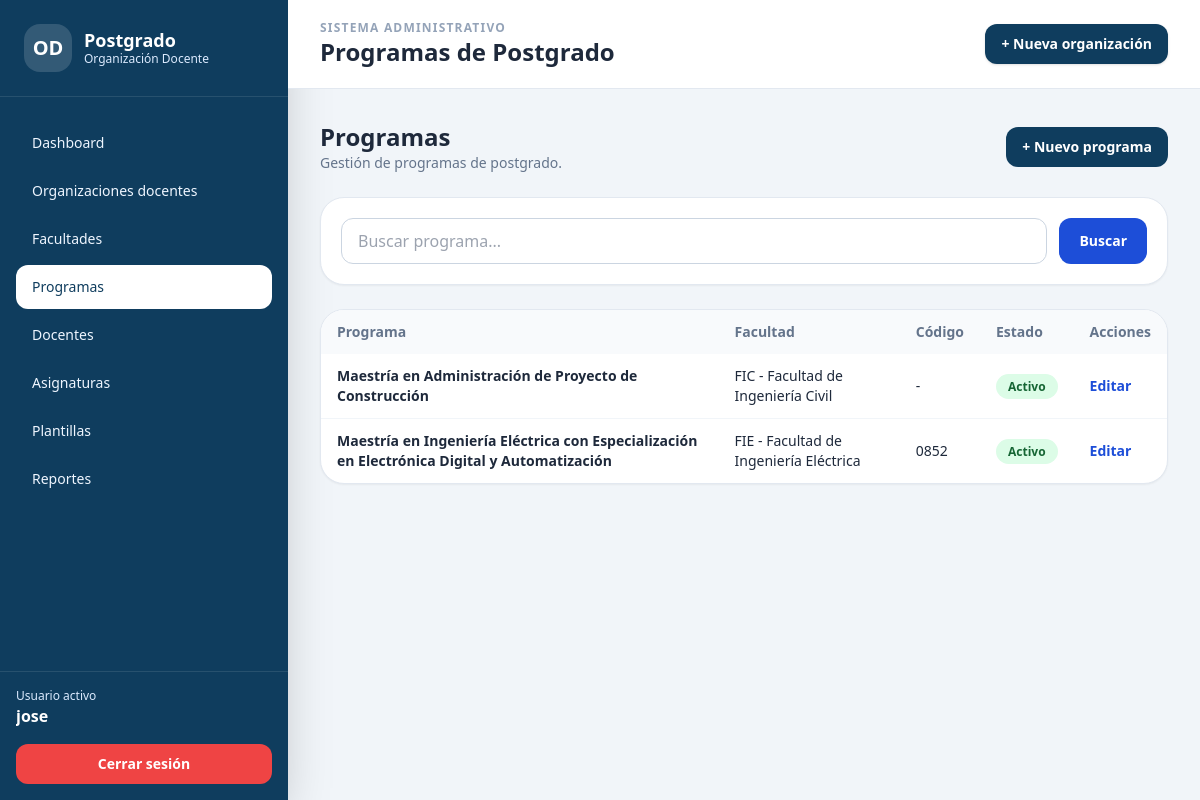
Screenshot of /programas/ (signed in) with the database file from the repository.
### organizacion_docente/models.py (models this page shows, shortened)
class ModeloBase(models.Model):
    creado_en = models.DateTimeField(auto_now_add=True)
    actualizado_en = models.DateTimeField(auto_now=True)
    class Meta:
        abstract = True

class ProgramaPostgrado(ModeloBase):
    facultad = models.ForeignKey(
        Facultad,
        on_delete=models.PROTECT,
        related_name="programas",
        verbose_name="Facultad"
    )
    nombre = models.CharField(
        max_length=255,
        verbose_name="Nombre del programa"
    )
    codigo = models.CharField(
        max_length=50,
        blank=True,
        null=True,
        verbose_name="Código del programa"
    )
    activo = models.BooleanField(
        default=True,
        verbose_name="Activo"
    )
    class Meta:
        verbose_name = "Programa de Postgrado"
        verbose_name_plural = "Programas de Postgrado"
        ordering = ["facultad__nombre", "nombre"]
        constraints = [
            models.UniqueConstraint(
                fields=["facultad", "nombre"],
                name="programa_unico_por_facultad"
            )
        ]

class Facultad(ModeloBase):
    nombre = models.CharField(
        max_length=150,
        unique=True,
        verbose_name="Nombre de la facultad"
    )
    siglas = models.CharField(
        max_length=20,
        blank=True,
        null=True,
        verbose_name="Siglas"
    )
    activo = models.BooleanField(
        default=True,
        verbose_name="Activo"
    )
    class Meta:
        verbose_name = "Facultad"
        verbose_name_plural = "Facultades"
        ordering = ["nombre"]
    def __str__(self):
        if self.siglas:
            return f"{self.siglas} - {self.nombre}"
        return self.nombre

### organizacion_docente/views.py (the view, shortened to what this page needs)
@login_required
def programa_listado(request):
    programas = ProgramaPostgrado.objects.select_related(
        "facultad"
    ).order_by("facultad__nombre", "nombre")
    q = request.GET.get("q")
    page_obj = paginar_queryset(request, programas, cantidad=15)
    context = {
        "titulo": "Programas de Postgrado",
        "programas": page_obj,
        "page_obj": page_obj,
        "q": q,
    }
    return render(
        request,
        "organizacion_docente/programa_list.html",
        context
    )

### organizacion_docente/views.py (called while the page is built)
def paginar_queryset(request, queryset, cantidad=15):
    paginator = Paginator(queryset, cantidad)
    numero_pagina = request.GET.get("page")
    return paginator.get_page(numero_pagina)

### templates/organizacion_docente/programa_list.html (shortened to what this page needs)
{% extends "base.html" %}
{% block header %}Programas de Postgrado{% endblock %}
{% block content %}
<div class="flex items-center justify-between mb-6">
    <div>
        <h3 class="text-2xl font-black text-slate-800">Programas</h3>
        <p class="text-sm text-slate-500">Gestión de programas de postgrado.</p>
    </div>
    <a href="{% url 'programa_crear' %}" class="rounded-xl bg-[#0f3d5e] px-4 py-2.5 text-sm font-bold text-white hover:bg-[#115b83]">
        + Nuevo programa
    </a>
</div>
<div class="bg-white rounded-3xl border border-slate-200 shadow-sm p-5 mb-6">
    <form method="get" class="flex gap-3">
        <input type="text" name="q" value="{{ q|default:'' }}" placeholder="Buscar programa..."
               class="w-full rounded-xl border border-slate-300 px-4 py-2.5 focus:ring-2 focus:ring-blue-200">
        <button class="rounded-xl bg-blue-700 px-5 py-2.5 text-sm font-bold text-white">Buscar</button>
    </form>
</div>
<div class="bg-white rounded-3xl border border-slate-200 shadow-sm overflow-hidden">
    <table class="min-w-full text-sm">
        <thead class="bg-slate-50 text-left text-slate-500">
            <tr>
                <th class="px-4 py-3">Programa</th>
                <th class="px-4 py-3">Facultad</th>
                <th class="px-4 py-3">Código</th>
                <th class="px-4 py-3">Estado</th>
                <th class="px-4 py-3">Acciones</th>
            </tr>
        </thead>
        <tbody class="divide-y divide-slate-100">
            {% for item in programas %}
                <tr>
                    <td class="px-4 py-3 font-bold">{{ item.nombre }}</td>
                    <td class="px-4 py-3">{{ item.facultad }}</td>
                    <td class="px-4 py-3">{{ item.codigo|default:"-" }}</td>
                    <td class="px-4 py-3">
                        {% if item.activo %}
                            <span class="rounded-full bg-green-100 text-green-800 px-3 py-1 text-xs font-bold">Activo</span>
                        {% else %}
                            <span class="rounded-full bg-red-100 text-red-800 px-3 py-1 text-xs font-bold">Inactivo</span>
                        {% endif %}
                    </td>
                    <td class="px-4 py-3">
                        <a href="{% url 'programa_editar' item.pk %}" class="font-bold text-blue-700 hover:underline">Editar</a>
                    </td>
                </tr>
            {% empty %}
                <tr>
                    <td colspan="5" class="px-4 py-8 text-center text-slate-500">No hay programas registrados.</td>
                </tr>
            {% endfor %}
        </tbody>
    </table>
</div>
{% endblock %}

### templates/base.html (shortened to what this page needs)
{% load static %}
<!DOCTYPE html>
<html lang="es">
<head>
    <script src="https://cdn.tailwindcss.com"></script>
</head>
<body class="bg-slate-100 text-slate-800">
<div class="min-h-screen flex">
    <aside class="hidden lg:flex lg:w-72 lg:flex-col bg-[#0f3d5e] text-white shadow-2xl">
        <div class="p-6 border-b border-white/10">
            <div class="flex items-center gap-3">
                <div class="w-12 h-12 rounded-2xl bg-white/15 flex items-center justify-center font-black text-xl">
                    OD
                </div>
                <div>
                    <h1 class="font-black text-lg leading-tight">Postgrado</h1>
                    <p class="text-xs text-blue-100">Organización Docente</p>
                </div>
            </div>
        </div>
        <nav class="flex-1 px-4 py-6 space-y-1 text-sm font-medium">
            <a href="{% url 'dashboard' %}"
               class="block px-4 py-3 rounded-xl {% if request.resolver_match.url_name == 'dashboard' %}bg-white text-[#0f3d5e]{% else %}hover:bg-white/10 text-blue-50{% endif %}">
                Dashboard
            </a>
            <a href="{% url 'organizacion_listado' %}"
               class="block px-4 py-3 rounded-xl {% if 'organizacion' in request.resolver_match.url_name %}bg-white text-[#0f3d5e]{% else %}hover:bg-white/10 text-blue-50{% endif %}">
                Organizaciones docentes
            </a>
            <a href="{% url 'facultad_listado' %}"
               class="block px-4 py-3 rounded-xl {% if 'facultad' in request.resolver_match.url_name %}bg-white text-[#0f3d5e]{% else %}hover:bg-white/10 text-blue-50{% endif %}">
                Facultades
            </a>
            <a href="{% url 'programa_listado' %}"
               class="block px-4 py-3 rounded-xl {% if 'programa' in request.resolver_match.url_name %}bg-white text-[#0f3d5e]{% else %}hover:bg-white/10 text-blue-50{% endif %}">
                Programas
            </a>
            <a href="{% url 'docente_listado' %}"
               class="block px-4 py-3 rounded-xl {% if 'docente' in request.resolver_match.url_name %}bg-white text-[#0f3d5e]{% else %}hover:bg-white/10 text-blue-50{% endif %}">
                Docentes
            </a>
            <a href="{% url 'asignatura_listado' %}"
               class="block px-4 py-3 rounded-xl {% if 'asignatura' in request.resolver_match.url_name %}bg-white text-[#0f3d5e]{% else %}hover:bg-white/10 text-blue-50{% endif %}">
                Asignaturas
            </a>
            <a href="{% url 'plantilla_listado' %}"
               class="block px-4 py-3 rounded-xl {% if 'plantilla' in request.resolver_match.url_name %}bg-white text-[#0f3d5e]{% else %}hover:bg-white/10 text-blue-50{% endif %}">
                Plantillas
            </a>
            <a href="{% url 'reportes' %}"
               class="block px-4 py-3 rounded-xl {% if request.resolver_match.url_name == 'reportes' %}bg-white text-[#0f3d5e]{% else %}hover:bg-white/10 text-blue-50{% endif %}">
                Reportes
            </a>
        </nav>
        <div class="p-4 border-t border-white/10">
            <p class="text-xs text-blue-100">Usuario activo</p>
            <p class="font-bold text-white truncate">{{ request.user.username }}</p>
            <form method="post" action="{% url 'logout' %}" class="mt-4">
                <button class="w-full rounded-xl bg-red-500 px-4 py-2.5 text-sm font-bold text-white hover:bg-red-600 transition">
                    Cerrar sesión
                </button>
            </form>
        </div>
    </aside>
    <main class="flex-1 min-w-0">
        <header class="bg-white border-b border-slate-200 px-4 md:px-8 py-5 sticky top-0 z-20">
            <div class="flex items-center justify-between gap-4">
                <div>
                    <p class="text-xs uppercase tracking-widest text-slate-400 font-bold">
                        Sistema administrativo
                    </p>
                    <h2 class="text-xl md:text-2xl font-black text-slate-800">
                        {% block header %}Control de Organización Docente{% endblock %}
                    </h2>
                </div>
                <a href="{% url 'organizacion_crear' %}"
                   class="hidden md:inline-flex items-center rounded-xl bg-[#0f3d5e] px-4 py-2.5 text-sm font-bold text-white hover:bg-[#115b83] shadow">
                    + Nueva organización
                </a>
            </div>
        </header>
        <section class="p-4 md:p-8">
            {% block content %}{% endblock %}
        </section>
    </main>
</div>
</body>
</html>

### rows the page displays
ProgramaPostgrado: nombre "Maestría en Administración de Proyecto de Construcción", facultad "FIC - Facultad de Ingeniería Civil", codigo "-", activo "Activo"
ProgramaPostgrado: nombre "Maestría en Ingeniería Eléctrica con Especialización en Electrónica Digital y Automatización", facultad "FIE - Facultad de Ingeniería Eléctrica", codigo "0852", activo "Activo"

### other values shown
{{ request.user.username }} "jose"
